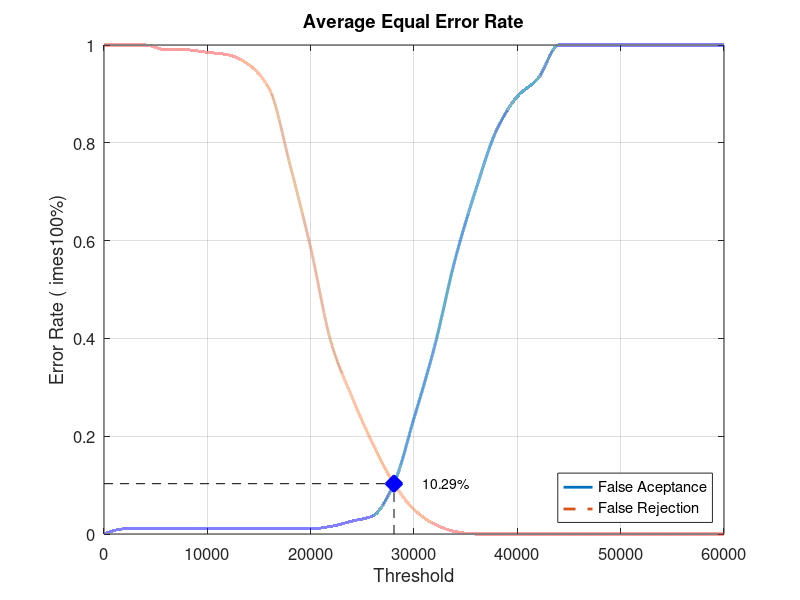
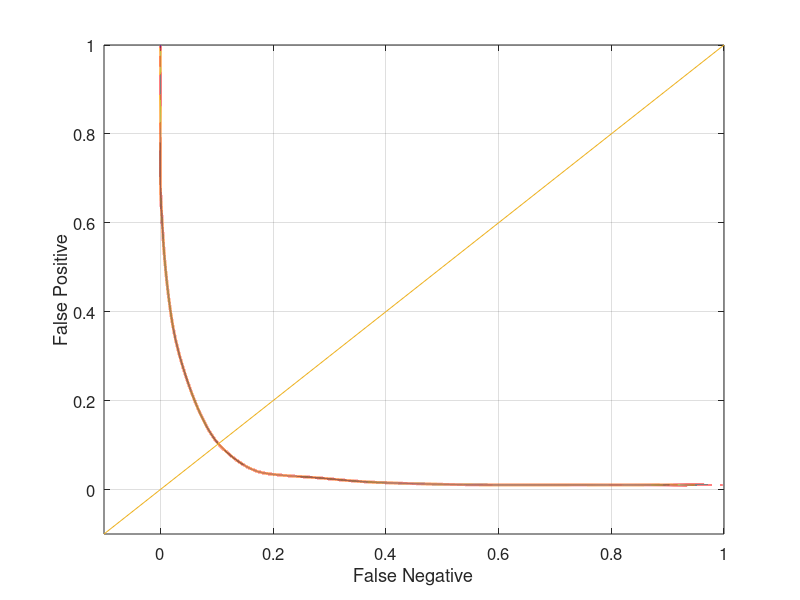

Recreate these plots in MATLAB, in order.
close all;
clear;
clc;
x = 0:2000:60000;
xq = 0:0.5:60000;

y0 = [0 0.0105263 0.0105263 0.0105263 0.0105263 0.0105263 0.0105263 0.0105263 0.0105263 0.0105263 0.0105263 0.0157895 0.0263158 0.0368421 0.1 0.236842 0.384211 0.563158 0.705263 0.826316 0.894737 0.931579 1 1 1 1 1 1 1 1 1]
yy0 = interp1(x, y0, xq, 'pchip');
y1 = [1 1 1 0.99 0.99 0.985 0.98 0.96 0.91 0.755 0.585 0.39 0.28 0.185 0.105 0.05 0.02 0.005 0 0 0 0 0 0 0 0 0 0 0 0 0]
yy1 = interp1(x, y1, xq, 'pchip');

% Calculating EER: 
y2 = abs(y0 - y1);
find(y2 == min(y2))
yy2 = abs(yy0 - yy1);
xEER = find(yy2 == min(yy2));
xEERIndex = xq(xEER) % X-axis EER
yEER = yy0(xEER) % Y-axis EER

main = figure
plot(xq, yy0,'-','LineWidth', 2);	hold on
plot(xq, yy1,'--','LineWidth', 2);	hold on
plot([xEERIndex xEERIndex], [0 yEER], 'k--');	hold on
plot([0 xEERIndex], [yEER yEER], 'k--');	hold on
plot(xEERIndex, yEER, 'bx', 'LineWidth', 10);	hold on
text(xEERIndex + 10 * xEERIndex / 100, yEER, [num2str(round((10000 * yEER)) / 100) '%'])
legend('False Aceptance', 'False Rejection', 'Location', 'SouthEast')
xlabel('Threshold')
ylabel('Error Rate (	imes100%)')
title('Average Equal Error Rate')
set(gca, 'FontSize', 12)
axis([0 60000 0 1])
grid on

print(main, 'Database3_3Main', '-dpng');
FNRxFPR = figure('Color', [1 1 1]);
plot(yy1, yy0, '-', yy1, yy0, 'LineWidth', 2);
hold on
y = -0.1:0.1:1
plot(y, y); 
set(gca, 'FontSize', 12)
xlabel('False Negative')
ylabel('False Positive')
axis([-0.1 1 -0.1 1])
set(gca, 'FontSize', 12)
grid on

print(FNRxFPR, 'Database3_3FNRxFPR','-dpng');
